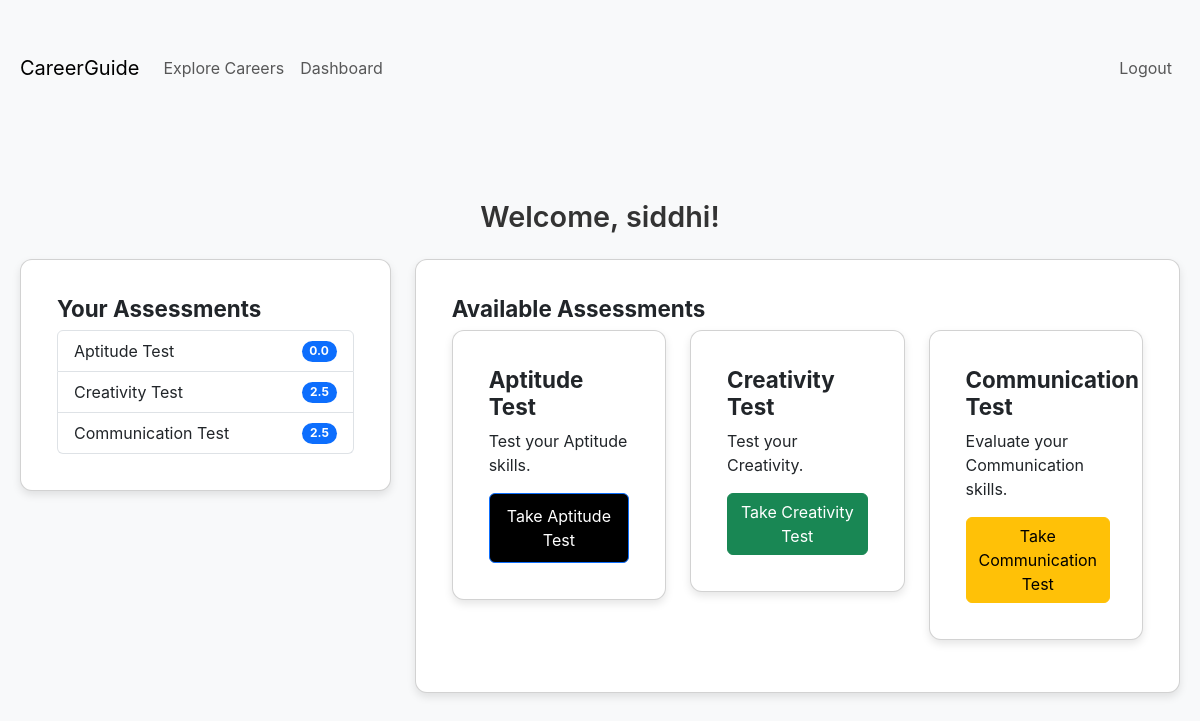
Page /dashboard (signed in) on the earlier database version.
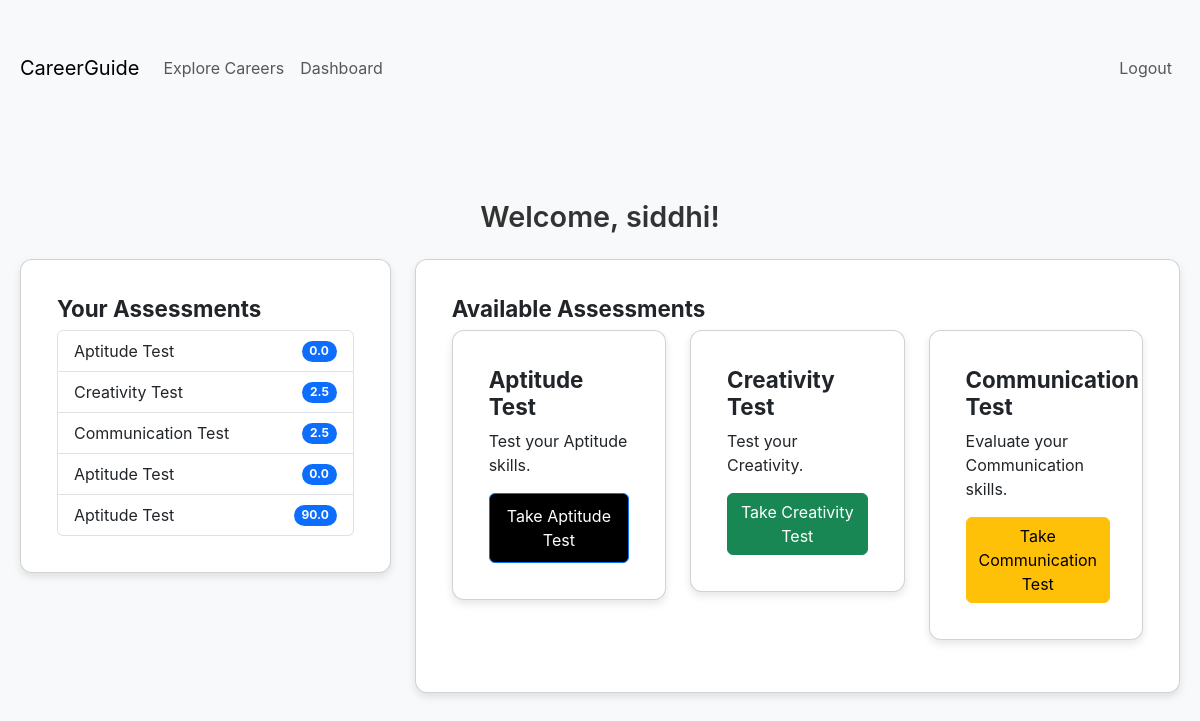
Same page on the later database version.
### app.py (models this page shows)
class User(UserMixin, db.Model):
    id = db.Column(db.Integer, primary_key=True)
    username = db.Column(db.String(80), unique=True, nullable=False)
    email = db.Column(db.String(120), unique=True, nullable=False)
    password_hash = db.Column(db.String(120), nullable=False)
    assessments = db.relationship('Assessment', backref='user', lazy=True)

class Assessment(db.Model):
    id = db.Column(db.Integer, primary_key=True)
    user_id = db.Column(db.Integer, db.ForeignKey('user.id'), nullable=False)
    assessment_type = db.Column(db.String(50), nullable=False)
    score = db.Column(db.Float)
    date_taken = db.Column(db.DateTime, default=datetime.utcnow)

### app.py (the view)
@app.route('/dashboard')
@login_required
def dashboard():
    return render_template('dashboard.html')

### app.py (called while the page is built)
@login_manager.user_loader
def load_user(user_id):
    return User.query.get(int(user_id))

### templates/dashboard.html
{% extends "base.html" %}
{% block content %}
<h2 class="mb-4">Welcome, {{ current_user.username }}!</h2>
<div class="row">
    <div class="col-md-4">
        <div class="card mb-4">
            <div class="card-body">
                <h5 class="card-title">Your Assessments</h5>
                {% if current_user.assessments %}
                <ul class="list-group">
                    {% for assessment in current_user.assessments %}
                    <li class="list-group-item d-flex justify-content-between align-items-center">
                        {{ assessment.assessment_type }}
                        <span class="badge bg-primary rounded-pill">{{ assessment.score }}</span>
                    </li>
                    {% endfor %}
                </ul>
                {% else %}
                <p class="card-text">No assessments taken yet.</p>
                {% endif %}
            </div>
        </div>
    </div>
    <div class="col-md-8">
        <div class="card mb-4">
            <div class="card-body">
                <h5 class="card-title">Available Assessments</h5>
                <div class="row">
                    <div class="col-md-4 mb-3">
                        <div class="card">
                            <div class="card-body">
                                <h6 class="card-title">Aptitude Test</h6>
                                <p class="card-text">Test your Aptitude skills.</p>
                                <a href="{{ url_for('aptitude_test') }}" class="btn btn-primary">Take Aptitude Test</a>
                            </div>
                        </div>
                    </div>
                    <div class="col-md-4 mb-3">
                        <div class="card">
                            <div class="card-body">
                                <h6 class="card-title">Creativity Test</h6>
                                <p class="card-text">Test your Creativity.</p>
                                <a href="{{ url_for('creativity_test') }}" class="btn btn-success">Take Creativity Test</a>
                            </div>
                        </div>
                    </div>
                    <div class="col-md-4 mb-3">
                        <div class="card">
                            <div class="card-body">
                                <h6 class="card-title">Communication Test</h6>
                                <p class="card-text">Evaluate your Communication skills.</p>
                                <a href="{{ url_for('communication_test') }}" class="btn btn-warning">Take Communication Test</a>
                            </div>
                        </div>
                    </div>
                </div>
            </div>
        </div>
    </div>
</div>
{% endblock %}

### templates/base.html (shortened to what this page needs)
<!DOCTYPE html>
<html lang="en">
<head>
    <link href="https://cdn.jsdelivr.net/npm/bootstrap@5.3.0/dist/css/bootstrap.min.css" rel="stylesheet">
    <link rel="stylesheet" href="{{ url_for('static', filename='css/style.css') }}">
</head>
<body>
    <nav class="navbar navbar-expand-lg navbar-light bg-light">
        <div class="container">
            <a class="navbar-brand" href="{{ url_for('index') }}">CareerGuide</a>
            <div class="collapse navbar-collapse" id="navbarNav">
                <ul class="navbar-nav me-auto">
                    <li class="nav-item">
                        <a class="nav-link" href="{{ url_for('careers') }}">Explore Careers</a>
                    </li>
                    {% if current_user.is_authenticated %}
                    <li class="nav-item">
                        <a class="nav-link" href="{{ url_for('dashboard') }}">Dashboard</a>
                    </li>
                    {% endif %}
                </ul>
                <ul class="navbar-nav">
                    {% if current_user.is_authenticated %}
                    <li class="nav-item">
                        <a class="nav-link" href="{{ url_for('logout') }}">Logout</a>
                    </li>
                    {% endif %}
                </ul>
            </div>
        </div>
    </nav>
    <div class="container mt-4">
        {% block content %}{% endblock %}
    </div>
</body>
</html>

### static/css/style.css (style rules this page uses)
body { font-family: 'Inter', sans-serif; background-color: #f8f9fa; color: #333; text-align: center; }
.container { max-width: 1200px; margin: 0 auto; padding: 40px 20px; }
h2 { font-size: 1.8rem; font-weight: 600; }
.card { background: white; border-radius: 12px; padding: 20px; box-shadow: 0 4px 8px rgba(0, 0, 0, 0.1); text-align: left; transition: transform 0.2s ease-in-out; }
.card-title { font-size: 1.4rem; font-weight: bold; display: flex; align-items: center; gap: 8px; }
.btn-primary { background-color: black; color: white; padding: 10px 16px; font-size: 1rem; border-radius: 6px; display: inline-block; text-decoration: none; transition: background 0.2s; }

Differences in the rows shown:
added Assessment: assessment_type "Aptitude Test", score "0.0"
added Assessment: assessment_type "Aptitude Test", score "90.0"
